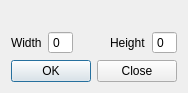
<?xml version="1.0" encoding="UTF-8"?>
<ui version="4.0">
 <class>ResetDimensionsDialog</class>
 <widget class="QDialog" name="ResetDimensionsDialog">
  <property name="geometry">
   <rect>
    <x>0</x>
    <y>0</y>
    <width>400</width>
    <height>216</height>
   </rect>
  </property>
  <property name="windowTitle">
   <string>Not enough GPU memory</string>
  </property>
  <layout class="QVBoxLayout" name="verticalLayout">
   <property name="sizeConstraint">
    <enum>QLayout::SetFixedSize</enum>
   </property>
   <item>
    <layout class="QHBoxLayout" name="horizontalLayout_2">
     <item>
      <widget class="QLabel" name="iconLabel">
       <property name="text">
        <string/>
       </property>
      </widget>
     </item>
     <item>
      <widget class="QLabel" name="warningLabel">
       <property name="text">
        <string/>
       </property>
      </widget>
     </item>
    </layout>
   </item>
   <item>
    <layout class="QHBoxLayout" name="horizontalLayout">
     <item>
      <widget class="QLabel" name="widthLabel">
       <property name="text">
        <string>Width</string>
       </property>
      </widget>
     </item>
     <item>
      <widget class="QSpinBox" name="widthSpinBox">
       <property name="buttonSymbols">
        <enum>QAbstractSpinBox::NoButtons</enum>
       </property>
      </widget>
     </item>
     <item>
      <widget class="QLabel" name="nullLabel">
       <property name="text">
        <string/>
       </property>
      </widget>
     </item>
     <item>
      <widget class="QLabel" name="heightLabel">
       <property name="text">
        <string>Height</string>
       </property>
      </widget>
     </item>
     <item>
      <widget class="QSpinBox" name="heightSpinBox">
       <property name="buttonSymbols">
        <enum>QAbstractSpinBox::NoButtons</enum>
       </property>
      </widget>
     </item>
    </layout>
   </item>
   <item>
    <widget class="QDialogButtonBox" name="buttonBox">
     <property name="orientation">
      <enum>Qt::Horizontal</enum>
     </property>
     <property name="standardButtons">
      <set>QDialogButtonBox::Close|QDialogButtonBox::Ok</set>
     </property>
    </widget>
   </item>
  </layout>
 </widget>
 <resources/>
 <connections>
  <connection>
   <sender>buttonBox</sender>
   <signal>accepted()</signal>
   <receiver>ResetDimensionsDialog</receiver>
   <slot>accept()</slot>
   <hints>
    <hint type="sourcelabel">
     <x>265</x>
     <y>191</y>
    </hint>
    <hint type="destinationlabel">
     <x>250</x>
     <y>211</y>
    </hint>
   </hints>
  </connection>
  <connection>
   <sender>buttonBox</sender>
   <signal>rejected()</signal>
   <receiver>ResetDimensionsDialog</receiver>
   <slot>reject()</slot>
   <hints>
    <hint type="sourcelabel">
     <x>355</x>
     <y>199</y>
    </hint>
    <hint type="destinationlabel">
     <x>343</x>
     <y>211</y>
    </hint>
   </hints>
  </connection>
 </connections>
</ui>
